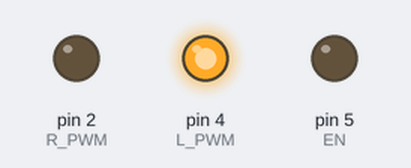
Bench run of a sketch on a simulated Arduino Uno, built with avr-gcc and run on an emulated ATmega328P. Shown: output pins drawn as LEDs (lit = HIGH). What the sketch prints to the serial monitor is not drawn.

Above: at 0.1 s.
Timing chart, 0 to 1.6 s (numbered marks = the images above):
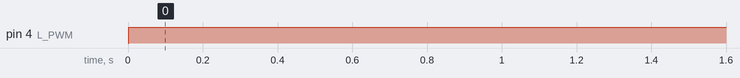

Measured:
- by itself, pin 4 (L_PWM): LOW → HIGH at 0.00 s

The sketch:

joystick_2.ino
```cpp
#define EN 5
#define R_PWM 2
#define L_PWM 4
#define CONTROLLER_PPM 13
#define PPM_CHANNELS 10

#include <PPMReader.h>

PPMReader ppm(CONTROLLER_PPM, PPM_CHANNELS);

void setup() {
  pinMode(EN, OUTPUT);
  pinMode(R_PWM, OUTPUT);
  pinMode(L_PWM, OUTPUT);
  Serial.begin(115200);
}

void loop() {
  float duty_cycle = (ppm.latestValidChannelValue(2, 0) - 1500.0)/500.0;
  bool dir = (duty_cycle < 0);
  Serial.println(ppm.latestValidChannelValue(2, 0));
  float power = abs(duty_cycle)*255.0;
  if(duty_cycle < 0) duty_cycle *= -1;
  analogWrite(EN, power);
  digitalWrite(R_PWM, dir);
  digitalWrite(L_PWM, !dir);
}
```
